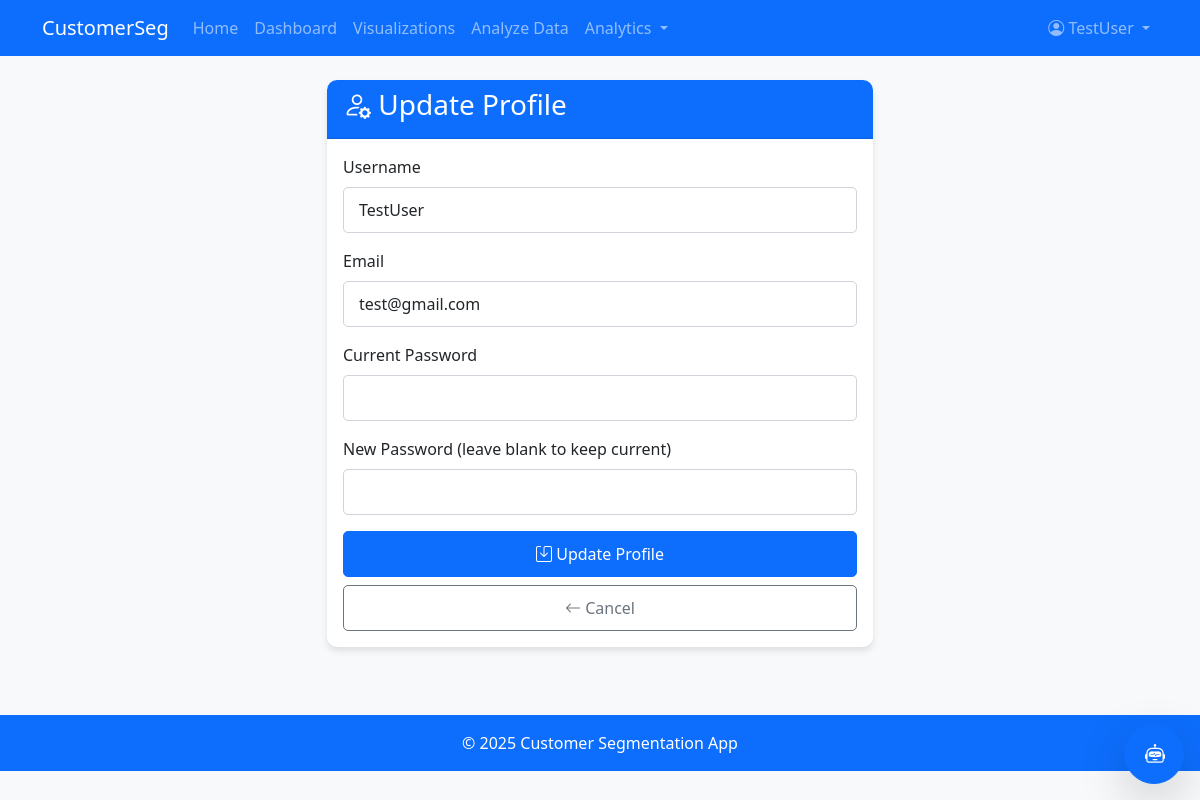
The app's page /update_profile (signed in) with its own data.
### tables this page shows
CREATE TABLE users (
            id INTEGER PRIMARY KEY AUTOINCREMENT,
            username TEXT NOT NULL UNIQUE,
            email TEXT NOT NULL UNIQUE,
            password TEXT NOT NULL
        );

### app.py (the view, shortened to what this page needs)
@app.route("/update_profile", methods=['GET', 'POST'])
@login_required
def update_profile():
    user = get_user_by_username(current_user.id)
    return render_template("update_profile.html", user=user)

### app.py (called while the page is built)
@login_manager.user_loader
def user_loader(username):
    users = load_users()
    user_data = users.get(username)
    if user_data:
        user_data['username'] = username  # Add username to the data
        return User(user_data)
    return None

def get_db_connection():
    conn = None
    try:
        conn = sqlite3.connect('database.db')
        conn.row_factory = sqlite3.Row  # This allows accessing columns by name
        return conn
    except Error as e:
        print(f"Error connecting to database: {e}")
        raise

def load_users():
    conn = get_db_connection()
    users = conn.execute('SELECT * FROM users').fetchall()
    conn.close()
    return {user['username']: dict(user) for user in users}

def get_user_by_username(username):
    conn = get_db_connection()
    try:
        user = conn.execute('SELECT * FROM users WHERE username = ?', (username,)).fetchone()
        return dict(user) if user else None
    finally:
        conn.close()

### templates/update_profile.html (shortened to what this page needs)
{% extends "base.html" %}
{% block content %}
<div class="row">
    <div class="col-md-6 mx-auto">
        <div class="card">
            <div class="card-header bg-primary text-white">
                <h3><i class="bi bi-person-gear"></i> Update Profile</h3>
            </div>
            <div class="card-body">
                <form method="POST">
                    <div class="mb-3">
                        <label for="username" class="form-label">Username</label>
                        <input type="text" class="form-control" id="username" name="username"
                               value="{{ user['username'] }}" required>
                    </div>
                    <div class="mb-3">
                        <label for="email" class="form-label">Email</label>
                        <input type="email" class="form-control" id="email" name="email"
                               value="{{ user['email'] }}" required>
                    </div>
                    <div class="mb-3">
                        <label for="current_password" class="form-label">Current Password</label>
                        <input type="password" class="form-control" id="current_password"
                               name="current_password" required>
                    </div>
                    <div class="mb-3">
                        <label for="new_password" class="form-label">New Password (leave blank to keep current)</label>
                        <input type="password" class="form-control" id="new_password" name="new_password">
                    </div>
                    <div class="d-grid gap-2">
                        <button type="submit" class="btn btn-primary">
                            <i class="bi bi-save"></i> Update Profile
                        </button>
                        <a href="{{ url_for('profile_page') }}" class="btn btn-outline-secondary">
                            <i class="bi bi-arrow-left"></i> Cancel
                        </a>
                    </div>
                </form>
            </div>
        </div>
    </div>
</div>
{% endblock %}

### templates/base.html (shortened to what this page needs)
<!DOCTYPE html>
<html lang="en">
<head>
    <link href="https://cdn.jsdelivr.net/npm/bootstrap@5.1.3/dist/css/bootstrap.min.css" rel="stylesheet">
    <link rel="stylesheet" href="https://cdn.jsdelivr.net/npm/bootstrap-icons@1.8.1/font/bootstrap-icons.css">
    <link rel="stylesheet" href="{{ url_for('static', filename='style.css') }}">
    <link href="https://cdn.jsdelivr.net/npm/select2@4.1.0-rc.0/dist/css/select2.min.css" rel="stylesheet" />
</head>
<body>
    <nav class="navbar navbar-expand-lg navbar-dark bg-primary">
        <div class="container">
            <a class="navbar-brand" href="{{ url_for('home_page') }}">CustomerSeg</a>
            <div class="collapse navbar-collapse" id="navbarNav">
                <ul class="navbar-nav me-auto">
                    <li class="nav-item">
                        <a class="nav-link" href="{{ url_for('home_page') }}">Home</a>
                    </li>
                    {% if current_user.is_authenticated %}
                    <li class="nav-item">
                        <a class="nav-link" href="{{ url_for('dashboard') }}">Dashboard</a>
                    </li>
                    <li class="nav-item">
                        <a class="nav-link" href="{{ url_for('visualize_data') }}">Visualizations</a>
                    </li>
                    <li class="nav-item">
                        <a class="nav-link" href="{{ url_for('analyze_data') }}">Analyze Data</a>
                    </li>
                    <li class="nav-item dropdown">
                        <a class="nav-link dropdown-toggle" href="#" id="analyticsDropdown" role="button" data-bs-toggle="dropdown">
                            Analytics
                        </a>
                    </li>
                    {% endif %}
                </ul>
                <ul class="navbar-nav">
                    {% if current_user.is_authenticated %}
                    <li class="nav-item dropdown">
                        <a class="nav-link dropdown-toggle" href="#" id="navbarDropdown" role="button" data-bs-toggle="dropdown">
                            <i class="bi bi-person-circle"></i> {{ current_user.id }}
                        </a>
                    </li>
                    {% endif %}
                </ul>
            </div>
        </div>
    </nav>
    <div class="container mt-4">
        {% block content %}{% endblock %}
    </div>
    <footer class="bg-light text-center text-lg-start mt-5">
        <div class="text-center p-3 bg-primary text-white" style="position: relative; top: 90%; bottom: 1%; width: 100%;">
            © 2025 Customer Segmentation App
        </div>
    </footer>
    <div class="position-fixed bottom-0 end-0 p-3" style="z-index: 11">
        <button type="button" class="btn btn-primary btn-lg rounded-circle shadow-lg"
                data-bs-toggle="modal" data-bs-target="#chatbotModal"
                style="width: 60px; height: 60px;">
            <i class="bi bi-robot"></i>
        </button>
    </div>
</body>
</html>

### static/style.css (style rules this page uses)
body { font-family: 'Segoe UI', Tahoma, Geneva, Verdana, sans-serif; background-color: #f8f9fa; color: #212529; }
.card { border-radius: 10px; box-shadow: 0 4px 6px rgba(0, 0, 0, 0.1); margin-bottom: 20px; border: none; }
.card-header { border-radius: 10px 10px 0 0 !important; }
.form-control, .form-select { padding: 10px 15px; border-radius: 5px; border: 1px solid #ced4da; }
.btn { padding: 10px 20px; border-radius: 5px; font-weight: 500; }
.btn-primary { background-color: #0d6efd; border-color: #0d6efd; }

### records on screen
users: id "TestUser", username "TestUser", email "test@gmail.com"
